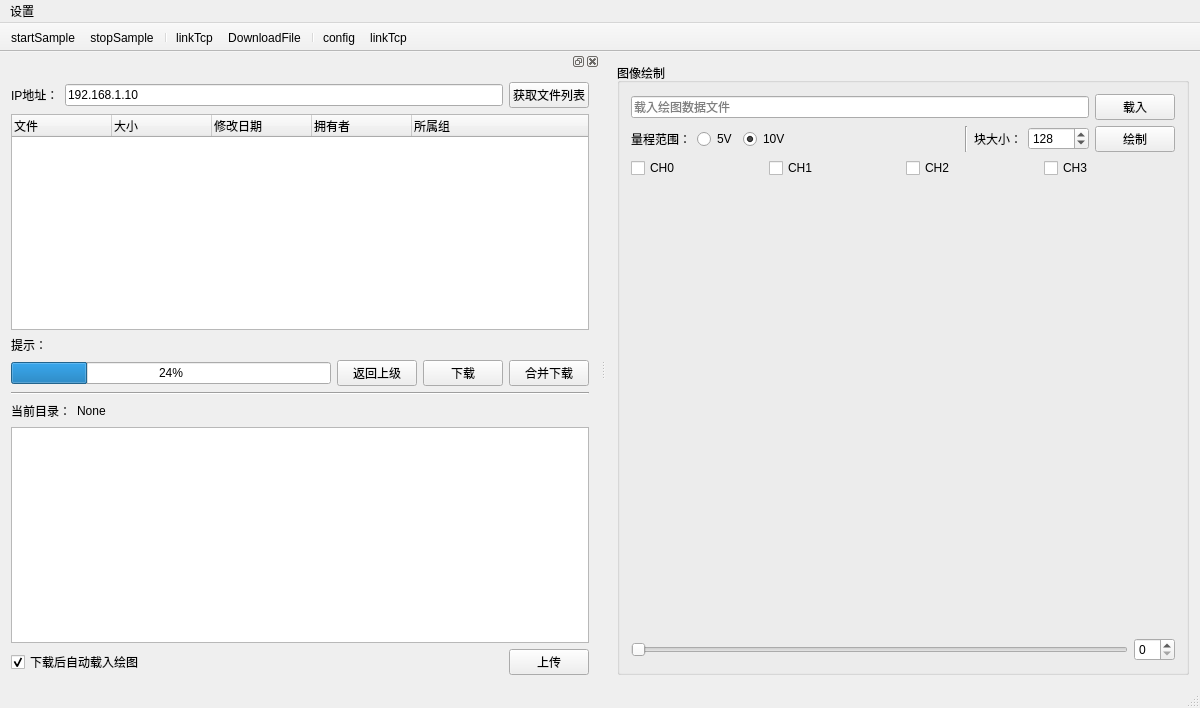
<?xml version="1.0" encoding="UTF-8"?>
<ui version="4.0">
 <class>MainWindow</class>
 <widget class="QMainWindow" name="MainWindow">
  <property name="geometry">
   <rect>
    <x>0</x>
    <y>0</y>
    <width>1200</width>
    <height>708</height>
   </rect>
  </property>
  <property name="windowTitle">
   <string>MainWindow</string>
  </property>
  <widget class="QWidget" name="centralWidget">
   <layout class="QHBoxLayout" name="horizontalLayout_6">
    <item>
     <widget class="QGroupBox" name="groupBox">
      <property name="sizePolicy">
       <sizepolicy hsizetype="Expanding" vsizetype="Expanding">
        <horstretch>0</horstretch>
        <verstretch>0</verstretch>
       </sizepolicy>
      </property>
      <property name="title">
       <string>图像绘制</string>
      </property>
      <layout class="QVBoxLayout" name="verticalLayout_2">
       <item>
        <layout class="QHBoxLayout" name="horizontalLayout_4">
         <item>
          <widget class="QLineEdit" name="lineEditLoadData">
           <property name="text">
            <string/>
           </property>
           <property name="placeholderText">
            <string>载入绘图数据文件</string>
           </property>
          </widget>
         </item>
         <item>
          <widget class="QPushButton" name="drawButton">
           <property name="sizePolicy">
            <sizepolicy hsizetype="Fixed" vsizetype="Fixed">
             <horstretch>0</horstretch>
             <verstretch>0</verstretch>
            </sizepolicy>
           </property>
           <property name="text">
            <string>载入</string>
           </property>
          </widget>
         </item>
        </layout>
       </item>
       <item>
        <layout class="QHBoxLayout" name="horizontalLayout_10">
         <item>
          <widget class="QLabel" name="label_4">
           <property name="text">
            <string>量程范围：</string>
           </property>
          </widget>
         </item>
         <item>
          <widget class="QRadioButton" name="radioButton5v">
           <property name="text">
            <string>5V</string>
           </property>
           <property name="checked">
            <bool>false</bool>
           </property>
           <property name="autoRepeat">
            <bool>true</bool>
           </property>
          </widget>
         </item>
         <item>
          <widget class="QRadioButton" name="radioButton10v">
           <property name="text">
            <string>10V</string>
           </property>
           <property name="checked">
            <bool>true</bool>
           </property>
           <property name="autoRepeat">
            <bool>true</bool>
           </property>
          </widget>
         </item>
         <item>
          <spacer name="horizontalSpacer_3">
           <property name="orientation">
            <enum>Qt::Horizontal</enum>
           </property>
           <property name="sizeHint" stdset="0">
            <size>
             <width>40</width>
             <height>20</height>
            </size>
           </property>
          </spacer>
         </item>
         <item>
          <widget class="Line" name="line_2">
           <property name="orientation">
            <enum>Qt::Vertical</enum>
           </property>
          </widget>
         </item>
         <item>
          <widget class="QLabel" name="label_3">
           <property name="text">
            <string>块大小：</string>
           </property>
          </widget>
         </item>
         <item>
          <widget class="QSpinBox" name="spinBoxBlockSize">
           <property name="maximum">
            <number>99999</number>
           </property>
           <property name="value">
            <number>128</number>
           </property>
          </widget>
         </item>
         <item>
          <widget class="QPushButton" name="pushButtonDraw">
           <property name="text">
            <string>绘制</string>
           </property>
          </widget>
         </item>
        </layout>
       </item>
       <item>
        <layout class="QHBoxLayout" name="horizontalLayout_7">
         <item>
          <widget class="QCheckBox" name="checkBoxChannel0">
           <property name="text">
            <string>CH0 </string>
           </property>
          </widget>
         </item>
         <item>
          <widget class="QCheckBox" name="checkBoxChannel1">
           <property name="text">
            <string>CH1</string>
           </property>
          </widget>
         </item>
         <item>
          <widget class="QCheckBox" name="checkBoxChannel2">
           <property name="text">
            <string>CH2</string>
           </property>
          </widget>
         </item>
         <item>
          <widget class="QCheckBox" name="checkBoxChannel3">
           <property name="text">
            <string>CH3</string>
           </property>
          </widget>
         </item>
        </layout>
       </item>
       <item>
        <widget class="QwtPlot" name="qwt_ch">
         <property name="sizePolicy">
          <sizepolicy hsizetype="Expanding" vsizetype="Expanding">
           <horstretch>0</horstretch>
           <verstretch>0</verstretch>
          </sizepolicy>
         </property>
        </widget>
       </item>
       <item>
        <layout class="QHBoxLayout" name="horizontalLayout_11"/>
       </item>
       <item>
        <widget class="QwtPlot" name="qwt_fft">
         <property name="enabled">
          <bool>true</bool>
         </property>
         <property name="sizePolicy">
          <sizepolicy hsizetype="Expanding" vsizetype="Expanding">
           <horstretch>0</horstretch>
           <verstretch>0</verstretch>
          </sizepolicy>
         </property>
        </widget>
       </item>
       <item>
        <layout class="QHBoxLayout" name="horizontalLayout_13">
         <item>
          <widget class="QSlider" name="horizontalSlider_do">
           <property name="maximum">
            <number>100</number>
           </property>
           <property name="orientation">
            <enum>Qt::Horizontal</enum>
           </property>
          </widget>
         </item>
         <item>
          <widget class="QSpinBox" name="spinBox"/>
         </item>
        </layout>
       </item>
      </layout>
     </widget>
    </item>
   </layout>
  </widget>
  <widget class="QMenuBar" name="menuBar">
   <property name="geometry">
    <rect>
     <x>0</x>
     <y>0</y>
     <width>1200</width>
     <height>26</height>
    </rect>
   </property>
   <widget class="QMenu" name="menuSettings">
    <property name="title">
     <string>设置</string>
    </property>
    <addaction name="actionProfile"/>
   </widget>
   <addaction name="menuSettings"/>
  </widget>
  <widget class="QToolBar" name="mainToolBar">
   <property name="movable">
    <bool>false</bool>
   </property>
   <property name="floatable">
    <bool>false</bool>
   </property>
   <attribute name="toolBarArea">
    <enum>TopToolBarArea</enum>
   </attribute>
   <attribute name="toolBarBreak">
    <bool>false</bool>
   </attribute>
   <addaction name="actionstartSample"/>
   <addaction name="actionstopSample"/>
   <addaction name="separator"/>
   <addaction name="actionlinkTcp"/>
   <addaction name="actionDownloadFile"/>
   <addaction name="separator"/>
   <addaction name="actionconfig"/>
   <addaction name="actionlinkTcp_2"/>
  </widget>
  <widget class="QStatusBar" name="statusBar"/>
  <widget class="QDockWidget" name="dockWidget">
   <attribute name="dockWidgetArea">
    <number>1</number>
   </attribute>
   <widget class="QWidget" name="dockWidgetContents">
    <layout class="QVBoxLayout" name="verticalLayout_3">
     <item>
      <layout class="QVBoxLayout" name="verticalLayout">
       <property name="sizeConstraint">
        <enum>QLayout::SetNoConstraint</enum>
       </property>
       <item>
        <layout class="QHBoxLayout" name="horizontalLayout_3">
         <item>
          <widget class="QLabel" name="label_2">
           <property name="text">
            <string>IP地址：</string>
           </property>
          </widget>
         </item>
         <item>
          <widget class="QLineEdit" name="ftpServerLineEdit">
           <property name="text">
            <string>192.168.1.10</string>
           </property>
           <property name="placeholderText">
            <string>请输入FTP服务器IP地址</string>
           </property>
          </widget>
         </item>
         <item>
          <widget class="QPushButton" name="connectButton">
           <property name="sizePolicy">
            <sizepolicy hsizetype="Fixed" vsizetype="Fixed">
             <horstretch>0</horstretch>
             <verstretch>0</verstretch>
            </sizepolicy>
           </property>
           <property name="text">
            <string>获取文件列表</string>
           </property>
          </widget>
         </item>
        </layout>
       </item>
       <item>
        <widget class="QTreeWidget" name="fileList">
         <property name="sizePolicy">
          <sizepolicy hsizetype="Preferred" vsizetype="Expanding">
           <horstretch>0</horstretch>
           <verstretch>0</verstretch>
          </sizepolicy>
         </property>
         <property name="selectionMode">
          <enum>QAbstractItemView::ExtendedSelection</enum>
         </property>
         <column>
          <property name="text">
           <string>文件</string>
          </property>
         </column>
         <column>
          <property name="text">
           <string>大小</string>
          </property>
         </column>
         <column>
          <property name="text">
           <string>修改日期</string>
          </property>
         </column>
         <column>
          <property name="text">
           <string>拥有者</string>
          </property>
         </column>
         <column>
          <property name="text">
           <string>所属组</string>
          </property>
         </column>
        </widget>
       </item>
       <item>
        <widget class="QLabel" name="labelRemind">
         <property name="text">
          <string>提示：</string>
         </property>
        </widget>
       </item>
       <item>
        <layout class="QHBoxLayout" name="horizontalLayout_2">
         <item>
          <widget class="QProgressBar" name="progressBar">
           <property name="minimumSize">
            <size>
             <width>320</width>
             <height>0</height>
            </size>
           </property>
           <property name="maximumSize">
            <size>
             <width>320</width>
             <height>16777215</height>
            </size>
           </property>
           <property name="value">
            <number>24</number>
           </property>
          </widget>
         </item>
         <item>
          <widget class="QPushButton" name="cdToParentButton">
           <property name="sizePolicy">
            <sizepolicy hsizetype="Fixed" vsizetype="Fixed">
             <horstretch>0</horstretch>
             <verstretch>0</verstretch>
            </sizepolicy>
           </property>
           <property name="text">
            <string>返回上级</string>
           </property>
          </widget>
         </item>
         <item>
          <widget class="QPushButton" name="downloadButton">
           <property name="sizePolicy">
            <sizepolicy hsizetype="Fixed" vsizetype="Fixed">
             <horstretch>0</horstretch>
             <verstretch>0</verstretch>
            </sizepolicy>
           </property>
           <property name="text">
            <string>下载</string>
           </property>
          </widget>
         </item>
         <item>
          <widget class="QPushButton" name="pushButton_merge_downloads">
           <property name="text">
            <string>合并下载</string>
           </property>
          </widget>
         </item>
        </layout>
       </item>
       <item>
        <widget class="Line" name="line">
         <property name="orientation">
          <enum>Qt::Horizontal</enum>
         </property>
        </widget>
       </item>
       <item>
        <layout class="QHBoxLayout" name="horizontalLayout_5">
         <item>
          <widget class="QLabel" name="label">
           <property name="sizePolicy">
            <sizepolicy hsizetype="Fixed" vsizetype="Preferred">
             <horstretch>0</horstretch>
             <verstretch>0</verstretch>
            </sizepolicy>
           </property>
           <property name="text">
            <string>当前目录：</string>
           </property>
          </widget>
         </item>
         <item>
          <widget class="QLabel" name="currentPathText">
           <property name="text">
            <string>None</string>
           </property>
          </widget>
         </item>
         <item>
          <spacer name="horizontalSpacer_2">
           <property name="orientation">
            <enum>Qt::Horizontal</enum>
           </property>
           <property name="sizeHint" stdset="0">
            <size>
             <width>40</width>
             <height>20</height>
            </size>
           </property>
          </spacer>
         </item>
        </layout>
       </item>
       <item>
        <widget class="QTreeView" name="treeView">
         <property name="sizePolicy">
          <sizepolicy hsizetype="Preferred" vsizetype="Expanding">
           <horstretch>0</horstretch>
           <verstretch>0</verstretch>
          </sizepolicy>
         </property>
         <property name="selectionMode">
          <enum>QAbstractItemView::ExtendedSelection</enum>
         </property>
         <property name="headerHidden">
          <bool>false</bool>
         </property>
        </widget>
       </item>
       <item>
        <layout class="QHBoxLayout" name="horizontalLayout">
         <item>
          <widget class="QCheckBox" name="checkBox_autoload">
           <property name="sizePolicy">
            <sizepolicy hsizetype="Minimum" vsizetype="Fixed">
             <horstretch>0</horstretch>
             <verstretch>0</verstretch>
            </sizepolicy>
           </property>
           <property name="text">
            <string>下载后自动载入绘图</string>
           </property>
           <property name="checked">
            <bool>true</bool>
           </property>
          </widget>
         </item>
         <item>
          <spacer name="horizontalSpacer">
           <property name="orientation">
            <enum>Qt::Horizontal</enum>
           </property>
           <property name="sizeHint" stdset="0">
            <size>
             <width>40</width>
             <height>20</height>
            </size>
           </property>
          </spacer>
         </item>
         <item>
          <widget class="QPushButton" name="uploadButton">
           <property name="sizePolicy">
            <sizepolicy hsizetype="Fixed" vsizetype="Fixed">
             <horstretch>0</horstretch>
             <verstretch>0</verstretch>
            </sizepolicy>
           </property>
           <property name="text">
            <string>上传</string>
           </property>
          </widget>
         </item>
        </layout>
       </item>
      </layout>
     </item>
    </layout>
   </widget>
  </widget>
  <action name="actionProfile">
   <property name="text">
    <string>进入配置</string>
   </property>
  </action>
  <action name="actionstartSample">
   <property name="checkable">
    <bool>true</bool>
   </property>
   <property name="icon">
    <iconset resource="source.qrc">
     <normaloff>:/images/gif_48_081.gif</normaloff>:/images/gif_48_081.gif</iconset>
   </property>
   <property name="text">
    <string>startSample</string>
   </property>
   <property name="toolTip">
    <string>开始采样</string>
   </property>
   <property name="shortcut">
    <string>Alt+A</string>
   </property>
  </action>
  <action name="actionstopSample">
   <property name="icon">
    <iconset resource="source.qrc">
     <normaloff>:/images/gif_48_016.gif</normaloff>:/images/gif_48_016.gif</iconset>
   </property>
   <property name="text">
    <string>stopSample</string>
   </property>
   <property name="toolTip">
    <string>停止采样</string>
   </property>
   <property name="shortcut">
    <string>Alt+S</string>
   </property>
  </action>
  <action name="actionDownloadFile">
   <property name="icon">
    <iconset resource="source.qrc">
     <normaloff>:/images/gif_48_028.gif</normaloff>:/images/gif_48_028.gif</iconset>
   </property>
   <property name="text">
    <string>DownloadFile</string>
   </property>
   <property name="toolTip">
    <string>下载文件</string>
   </property>
  </action>
  <action name="actionlinkTcp">
   <property name="icon">
    <iconset resource="source.qrc">
     <normaloff>:/images/gif_48_068.gif</normaloff>:/images/gif_48_068.gif</iconset>
   </property>
   <property name="text">
    <string>linkTcp</string>
   </property>
  </action>
  <action name="actionconfig">
   <property name="icon">
    <iconset resource="source.qrc">
     <normaloff>:/images/gif_48_021.gif</normaloff>:/images/gif_48_021.gif</iconset>
   </property>
   <property name="text">
    <string>config</string>
   </property>
   <property name="toolTip">
    <string>配置</string>
   </property>
  </action>
  <action name="actionlinkTcp_2">
   <property name="icon">
    <iconset resource="source.qrc">
     <normaloff>:/images/gif_48_106.gif</normaloff>:/images/gif_48_106.gif</iconset>
   </property>
   <property name="text">
    <string>linkTcp</string>
   </property>
   <property name="toolTip">
    <string>连接TCP</string>
   </property>
  </action>
 </widget>
 <layoutdefault spacing="6" margin="11"/>
 <customwidgets>
  <customwidget>
   <class>QwtPlot</class>
   <extends>QFrame</extends>
   <header>qwt_plot.h</header>
   <container>1</container>
  </customwidget>
 </customwidgets>
 <resources>
  <include location="source.qrc"/>
 </resources>
 <connections/>
</ui>
